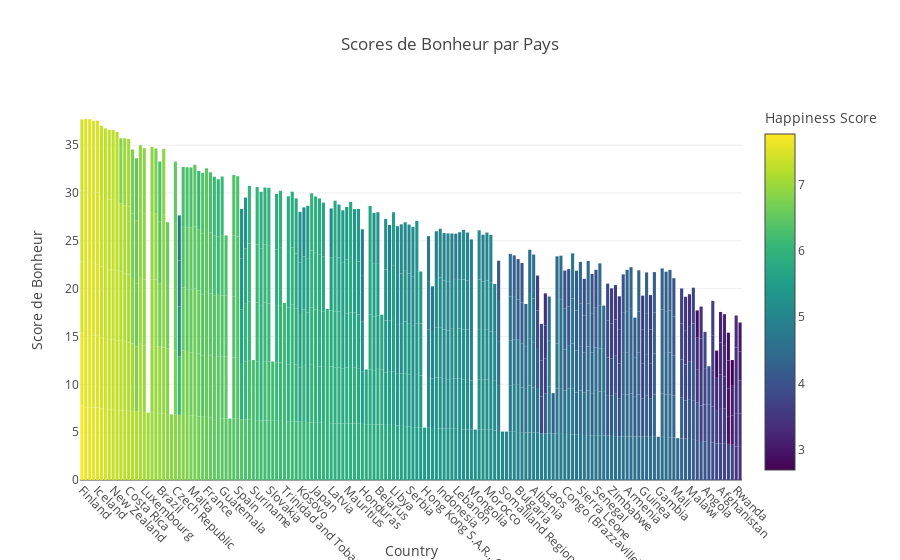

Source (notebook cell):
### Code cell
# Sort data by Happiness Score in descending order
data_sorted = data.sort_values('Happiness Score', ascending=False)

# Create the bar chart with color
fig4 = px.bar(data_sorted,
              x='Country', 
              y='Happiness Score', 
              color='Happiness Score',  # Color by Happiness Score
              title='Scores de Bonheur par Pays',
              color_continuous_scale='Viridis')  # Choose a color scale

# Update layout for better visualization
fig4.update_layout(yaxis_title='Score de Bonheur',
                   xaxis_tickangle=45)  # Rotate country labels for readability
fig4.show()

### Figure 1 — Plotly figure (JSON) as saved in the notebook; plotly's stock layout.template omitted (floating-point values rounded to 4 significant figures; data arrays with more than 128 entries replaced by an {"elided": "..."} marker saying what was removed)
{"data": [{"alignmentgroup": "True", "hovertemplate": "Country=%{x}<br>Happiness Score=%{marker.color}<extra></extra>", "legendgroup": "", "marker": {"color": {"elided": "781 float values"}, "coloraxis": "coloraxis", "pattern": {"shape": ""}}, "name": "", "offsetgroup": "", "orientation": "v", "showlegend": false, "textposition": "auto", "type": "bar", "x": {"elided": "781 str values"}, "xaxis": "x", "y": {"elided": "781 float values"}, "yaxis": "y"}], "layout": {"autosize": true, "barmode": "relative", "coloraxis": {"colorbar": {"title": {"text": "Happiness Score"}}, "colorscale": [[0, "#440154"], [0.1111, "#482878"], [0.2222, "#3e4989"], [0.3333, "#31688e"], [0.4444, "#26828e"], [0.5556, "#1f9e89"], [0.6667, "#35b779"], [0.7778, "#6ece58"], [0.8889, "#b5de2b"], [1, "#fde725"]]}, "legend": {"tracegroupgap": 0}, "title": {"text": "Scores de Bonheur par Pays"}, "xaxis": {"anchor": "y", "autorange": true, "domain": [0, 1], "range": [-0.5, 169.5], "tickangle": 45, "title": {"text": "Country"}, "type": "category"}, "yaxis": {"anchor": "x", "autorange": true, "domain": [0, 1], "range": [0, 39.72], "title": {"text": "Score de Bonheur"}, "type": "linear"}}}
